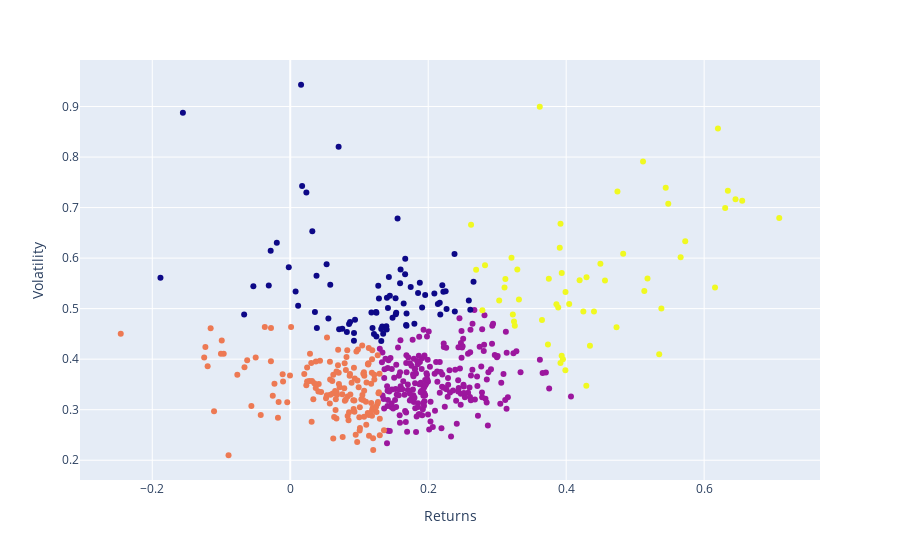

The cell this chart's notebook holds for it:
### Code cell
# Computing K-Means with K = 4 (4 clusters)
centroids,_ = kmeans(data,4)

# Assign each sample to a cluster
idx,_ = vq(data,centroids)

# Create a dataframe with the tickers and the clusters that's belong to
details = [(name,cluster) for name, cluster in zip(returns.index,idx)]
details_df = pd.DataFrame(details)

# Rename columns
details_df.columns = ['Ticker','Cluster']

# Create another dataframe with the tickers and data from each stock
clusters_df = returns.reset_index()

# Bring the clusters information from the dataframe 'details_df'
clusters_df['Cluster'] = details_df['Cluster']

# Rename columns
clusters_df.columns = ['Ticker', 'Returns', 'Volatility', 'Cluster']

# Plot the clusters created using Plotly
fig = px.scatter(clusters_df, x="Returns", y="Volatility", color="Cluster", hover_data=["Ticker"])
fig.update(layout_coloraxis_showscale=False)
fig.show()

### Figure 1 — Plotly figure (JSON) as saved in the notebook; plotly's stock layout.template omitted (floating-point values rounded to 4 significant figures; data arrays with more than 128 entries replaced by an {"elided": "..."} marker saying what was removed)
{"data": [{"customdata": {"elided": "493x1 str values"}, "hovertemplate": "Returns=%{x}<br>Volatility=%{y}<br>Ticker=%{customdata[0]}<br>Cluster=%{marker.color}<extra></extra>", "legendgroup": "", "marker": {"color": {"elided": "493 int values"}, "coloraxis": "coloraxis", "symbol": "circle"}, "mode": "markers", "name": "", "orientation": "v", "showlegend": false, "type": "scatter", "x": {"elided": "493 float values"}, "xaxis": "x", "y": {"elided": "493 float values"}, "yaxis": "y"}], "layout": {"coloraxis": {"colorbar": {"title": {"text": "Cluster"}}, "colorscale": [[0, "#0d0887"], [0.1111, "#46039f"], [0.2222, "#7201a8"], [0.3333, "#9c179e"], [0.4444, "#bd3786"], [0.5556, "#d8576b"], [0.6667, "#ed7953"], [0.7778, "#fb9f3a"], [0.8889, "#fdca26"], [1, "#f0f921"]], "showscale": false}, "legend": {"tracegroupgap": 0}, "margin": {"t": 60}, "xaxis": {"anchor": "y", "domain": [0, 1], "title": {"text": "Returns"}}, "yaxis": {"anchor": "x", "domain": [0, 1], "title": {"text": "Volatility"}}}}
